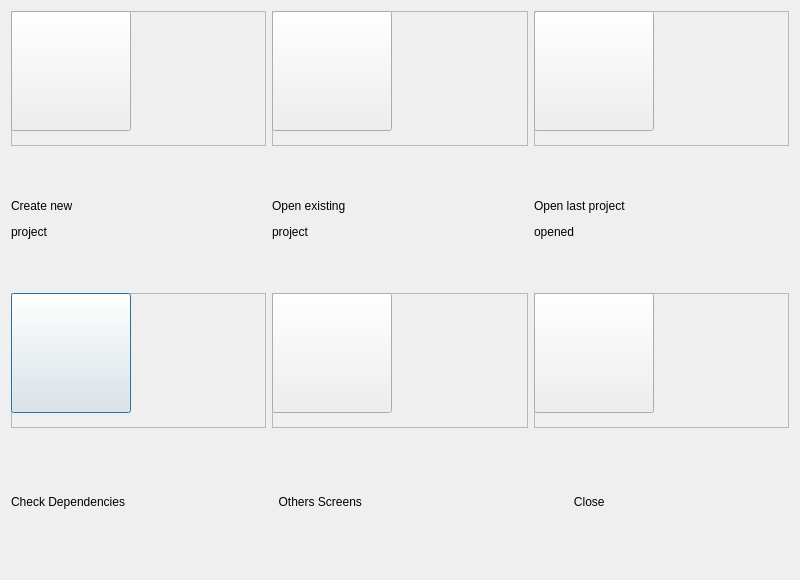
<?xml version="1.0" encoding="UTF-8"?>
<ui version="4.0">
 <class>Dialog</class>
 <widget class="QDialog" name="Dialog">
  <property name="geometry">
   <rect>
    <x>0</x>
    <y>0</y>
    <width>800</width>
    <height>580</height>
   </rect>
  </property>
  <property name="windowTitle">
   <string>Start Screen</string>
  </property>
  <property name="windowIcon">
   <iconset>
    <normaloff>../../../xdg/openshot.svg</normaloff>../../../xdg/openshot.svg</iconset>
  </property>
  <property name="locale">
   <locale language="English" country="UnitedStates"/>
  </property>
  <layout class="QGridLayout" name="gridLayout">
   <item row="3" column="0">
    <widget class="QLabel" name="lblrunwizard">
     <property name="text">
      <string>Check Dependencies</string>
     </property>
    </widget>
   </item>
   <item row="3" column="1">
    <widget class="QLabel" name="lblotherscreen">
     <property name="text">
      <string>  Others Screens</string>
     </property>
    </widget>
   </item>
   <item row="2" column="0">
    <widget class="QFrame" name="frame_4">
     <property name="frameShape">
      <enum>QFrame::StyledPanel</enum>
     </property>
     <property name="frameShadow">
      <enum>QFrame::Raised</enum>
     </property>
     <widget class="QPushButton" name="btncheckdependencies">
      <property name="geometry">
       <rect>
        <x>0</x>
        <y>0</y>
        <width>120</width>
        <height>120</height>
       </rect>
      </property>
      <property name="icon">
       <iconset>
        <normaloff>compositions-icon.png</normaloff>compositions-icon.png</iconset>
      </property>
      <property name="iconSize">
       <size>
        <width>120</width>
        <height>120</height>
       </size>
      </property>
     </widget>
    </widget>
   </item>
   <item row="0" column="2">
    <widget class="QFrame" name="frame_3">
     <property name="frameShape">
      <enum>QFrame::StyledPanel</enum>
     </property>
     <property name="frameShadow">
      <enum>QFrame::Raised</enum>
     </property>
     <widget class="QPushButton" name="btnopenlastproject">
      <property name="geometry">
       <rect>
        <x>0</x>
        <y>0</y>
        <width>120</width>
        <height>120</height>
       </rect>
      </property>
      <property name="icon">
       <iconset>
        <normaloff>folder-video.png</normaloff>folder-video.png</iconset>
      </property>
      <property name="iconSize">
       <size>
        <width>120</width>
        <height>120</height>
       </size>
      </property>
     </widget>
    </widget>
   </item>
   <item row="3" column="2">
    <widget class="QLabel" name="lblquit">
     <property name="text">
      <string>            Close</string>
     </property>
     <property name="alignment">
      <set>Qt::AlignLeading|Qt::AlignLeft|Qt::AlignVCenter</set>
     </property>
    </widget>
   </item>
   <item row="1" column="1">
    <widget class="QLabel" name="lblopenproject">
     <property name="text">
      <string>&lt;html&gt;&lt;head/&gt;&lt;body&gt;&lt;p&gt;Open existing&lt;/p&gt;&lt;p&gt; project&lt;/p&gt;&lt;/body&gt;&lt;/html&gt;</string>
     </property>
    </widget>
   </item>
   <item row="0" column="0">
    <widget class="QFrame" name="frame">
     <property name="frameShape">
      <enum>QFrame::StyledPanel</enum>
     </property>
     <property name="frameShadow">
      <enum>QFrame::Raised</enum>
     </property>
     <widget class="QPushButton" name="btncreatenewproject">
      <property name="geometry">
       <rect>
        <x>0</x>
        <y>0</y>
        <width>120</width>
        <height>120</height>
       </rect>
      </property>
      <property name="icon">
       <iconset>
        <normaloff>krita-icon.png</normaloff>krita-icon.png</iconset>
      </property>
      <property name="iconSize">
       <size>
        <width>120</width>
        <height>120</height>
       </size>
      </property>
     </widget>
    </widget>
   </item>
   <item row="2" column="2">
    <widget class="QFrame" name="frame_6">
     <property name="frameShape">
      <enum>QFrame::StyledPanel</enum>
     </property>
     <property name="frameShadow">
      <enum>QFrame::Raised</enum>
     </property>
     <widget class="QPushButton" name="btnclose">
      <property name="geometry">
       <rect>
        <x>0</x>
        <y>0</y>
        <width>120</width>
        <height>120</height>
       </rect>
      </property>
      <property name="icon">
       <iconset>
        <normaloff>system-shutdown.png</normaloff>system-shutdown.png</iconset>
      </property>
      <property name="iconSize">
       <size>
        <width>120</width>
        <height>120</height>
       </size>
      </property>
     </widget>
    </widget>
   </item>
   <item row="2" column="1">
    <widget class="QFrame" name="frame_5">
     <property name="frameShape">
      <enum>QFrame::StyledPanel</enum>
     </property>
     <property name="frameShadow">
      <enum>QFrame::Raised</enum>
     </property>
     <widget class="QPushButton" name="btnothersscreens">
      <property name="geometry">
       <rect>
        <x>0</x>
        <y>0</y>
        <width>120</width>
        <height>120</height>
       </rect>
      </property>
      <property name="icon">
       <iconset>
        <normaloff>camera-icon.png</normaloff>camera-icon.png</iconset>
      </property>
      <property name="iconSize">
       <size>
        <width>120</width>
        <height>120</height>
       </size>
      </property>
     </widget>
    </widget>
   </item>
   <item row="1" column="2">
    <widget class="QLabel" name="lblopenlastproject">
     <property name="text">
      <string>&lt;html&gt;&lt;head/&gt;&lt;body&gt;&lt;p&gt;Open last project &lt;/p&gt;&lt;p&gt;opened&lt;/p&gt;&lt;/body&gt;&lt;/html&gt;</string>
     </property>
    </widget>
   </item>
   <item row="1" column="0">
    <widget class="QLabel" name="lblnew">
     <property name="text">
      <string>&lt;html&gt;&lt;head/&gt;&lt;body&gt;&lt;p&gt;Create new&lt;/p&gt;&lt;p&gt; project&lt;/p&gt;&lt;/body&gt;&lt;/html&gt;</string>
     </property>
    </widget>
   </item>
   <item row="0" column="1">
    <widget class="QFrame" name="frame_2">
     <property name="frameShape">
      <enum>QFrame::StyledPanel</enum>
     </property>
     <property name="frameShadow">
      <enum>QFrame::Raised</enum>
     </property>
     <widget class="QPushButton" name="btnopenexistingproject">
      <property name="geometry">
       <rect>
        <x>0</x>
        <y>0</y>
        <width>120</width>
        <height>120</height>
       </rect>
      </property>
      <property name="icon">
       <iconset>
        <normaloff>folder-blue.png</normaloff>folder-blue.png</iconset>
      </property>
      <property name="iconSize">
       <size>
        <width>120</width>
        <height>120</height>
       </size>
      </property>
     </widget>
    </widget>
   </item>
  </layout>
 </widget>
 <resources/>
 <connections>
  <connection>
   <sender>btnclose</sender>
   <signal>clicked()</signal>
   <receiver>Dialog</receiver>
   <slot>reject()</slot>
   <hints>
    <hint type="sourcelabel">
     <x>667</x>
     <y>360</y>
    </hint>
    <hint type="destinationlabel">
     <x>772</x>
     <y>433</y>
    </hint>
   </hints>
  </connection>
  <connection>
   <sender>btncreatenewproject</sender>
   <signal>clicked()</signal>
   <receiver>Dialog</receiver>
   <slot>accept()</slot>
   <hints>
    <hint type="sourcelabel">
     <x>168</x>
     <y>124</y>
    </hint>
    <hint type="destinationlabel">
     <x>256</x>
     <y>252</y>
    </hint>
   </hints>
  </connection>
  <connection>
   <sender>btnopenexistingproject</sender>
   <signal>clicked()</signal>
   <receiver>Dialog</receiver>
   <slot>accept()</slot>
   <hints>
    <hint type="sourcelabel">
     <x>389</x>
     <y>149</y>
    </hint>
    <hint type="destinationlabel">
     <x>485</x>
     <y>245</y>
    </hint>
   </hints>
  </connection>
  <connection>
   <sender>btnopenlastproject</sender>
   <signal>clicked()</signal>
   <receiver>Dialog</receiver>
   <slot>accept()</slot>
   <hints>
    <hint type="sourcelabel">
     <x>637</x>
     <y>155</y>
    </hint>
    <hint type="destinationlabel">
     <x>781</x>
     <y>230</y>
    </hint>
   </hints>
  </connection>
  <connection>
   <sender>btncheckdependencies</sender>
   <signal>clicked()</signal>
   <receiver>Dialog</receiver>
   <slot>accept()</slot>
   <hints>
    <hint type="sourcelabel">
     <x>161</x>
     <y>408</y>
    </hint>
    <hint type="destinationlabel">
     <x>233</x>
     <y>534</y>
    </hint>
   </hints>
  </connection>
  <connection>
   <sender>btnothersscreens</sender>
   <signal>clicked()</signal>
   <receiver>Dialog</receiver>
   <slot>accept()</slot>
   <hints>
    <hint type="sourcelabel">
     <x>383</x>
     <y>331</y>
    </hint>
    <hint type="destinationlabel">
     <x>555</x>
     <y>549</y>
    </hint>
   </hints>
  </connection>
 </connections>
</ui>
